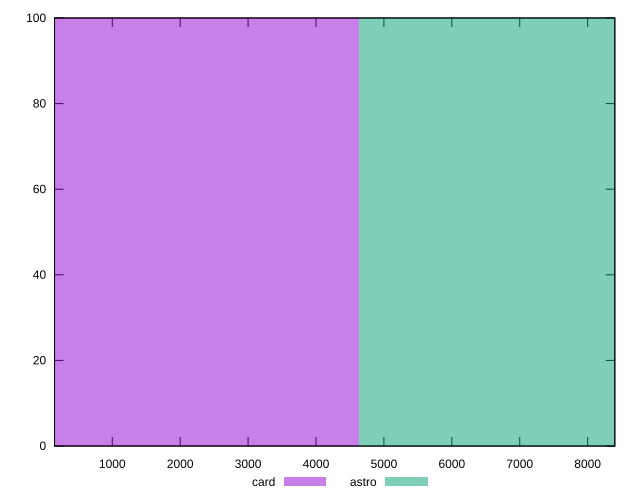

Source code (gnuplot):
reset

$card <<EOF
0 100
EOF

$astro <<EOF
9278.698726351806 100
EOF

set key outside below
set boxwidth 9278.698726351806
set xrange [150:8400]
set yrange [0:100]
set trange [0:100]
set style fill transparent solid 0.5 noborder
set terminal svg size 640, 500 enhanced background rgb 'white'
set output "reports/report_00031_2021-02-24T23-18-18.084Z/uses-text-compression/comparison/histogram/2_vs_3.svg"

plot $card title "card" with boxes, \
     $astro title "astro" with boxes

reset
